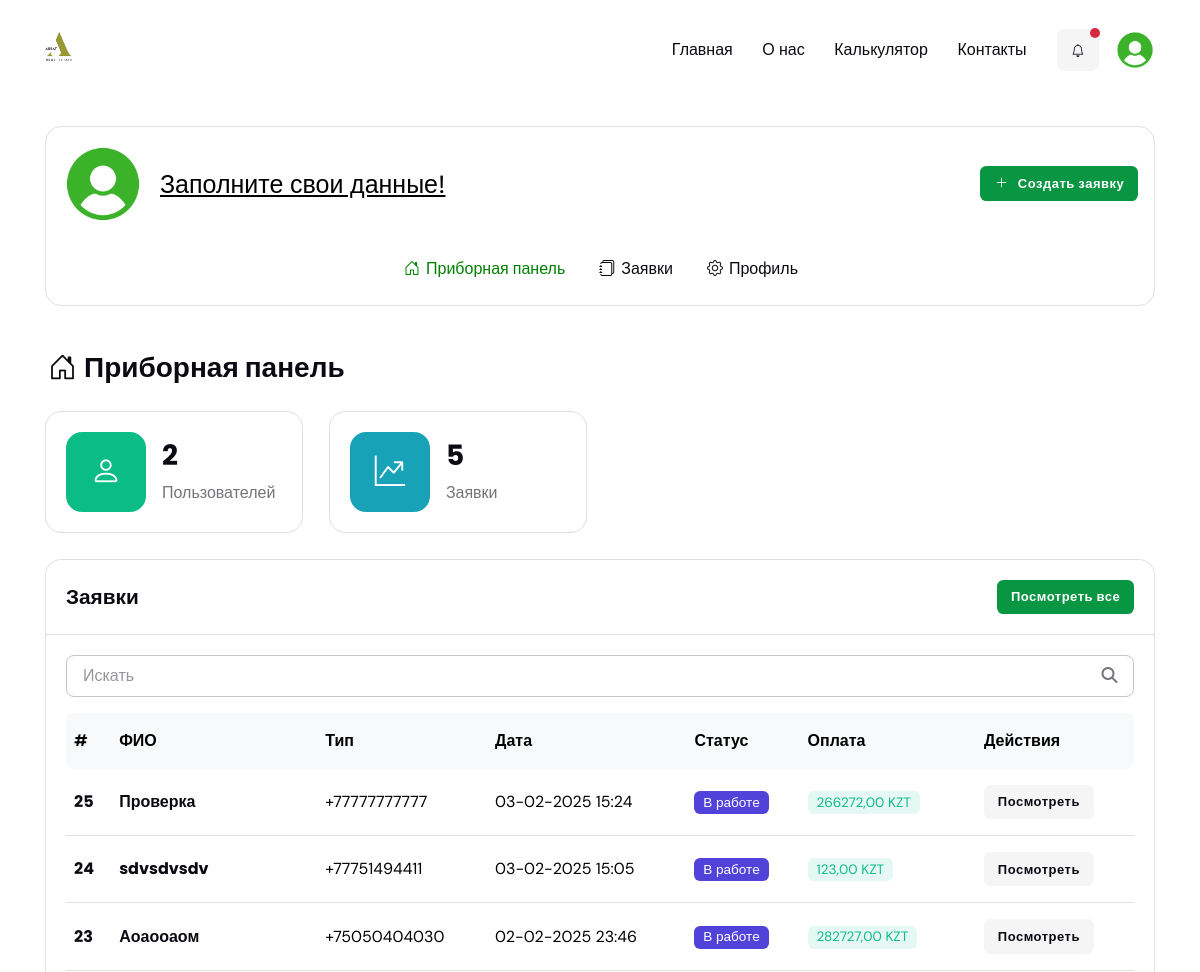
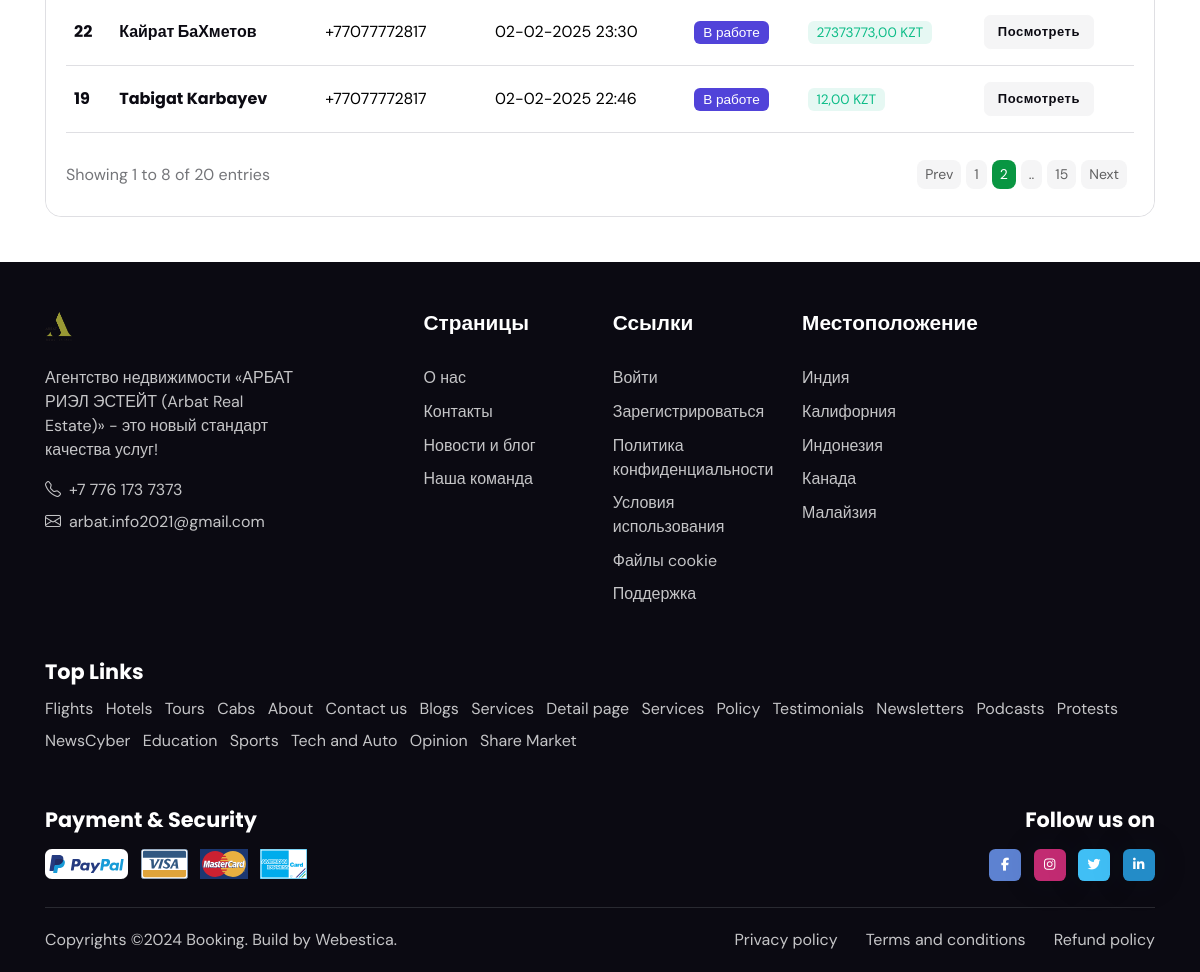
Page /managers/ on the committed database (2 pictures, top to bottom).
### applications/models.py (models this page shows, shortened)
class MortgageApplication(models.Model):
    STATUS_CHOICES = (
        ('in_work', 'В работе'),
        ('first_approved', 'Первоначальное одобрение'),
        ('approved', 'Одобрено'),
        ('rejected', 'Не одобрено'),
    )
    realtor = models.ForeignKey(
        CustomUser,
        on_delete=models.CASCADE,
        related_name='applications',
        verbose_name="Риэлтор"
    )
    manager = models.ForeignKey(
        CustomUser,
        on_delete=models.SET_NULL,
        related_name='managed_applications',
        blank=True,
        null=True,
        verbose_name="Менеджер"
    )
    full_name = models.CharField(max_length=255, verbose_name='ФИО')
    iin = models.PositiveBigIntegerField(blank=True, null=True)
    phone_number = models.CharField(max_length=25, verbose_name='Номер телефона')
    amount = models.DecimalField(max_digits=12, decimal_places=2, verbose_name='Сумма ипотеки')
    down_payment = models.DecimalField(max_digits=12, decimal_places=2, verbose_name='Первоначальный взнос')
    mortgage_term = models.IntegerField(verbose_name='Срок ипотеки')
    city = models.CharField(max_length=100, verbose_name='Город')
    status = models.CharField(choices=STATUS_CHOICES, blank=True, max_length=50, default='in_work', verbose_name='Статус')
    code = models.CharField(max_length=10, blank=True, null=True, verbose_name='Код заявки')
    code_requested = models.BooleanField(default=False, verbose_name="Код запрошен")
    created_at = models.DateTimeField(auto_now_add=True, verbose_name='Создано')
    class Meta:
        verbose_name = 'Заявка на ипотеку'
        verbose_name_plural = 'Заявки на ипотеку'

### managers/views.py (the view)
# urls.py: path('', IndexView.as_view(), name='index'),
class IndexView(TemplateView):
    template_name = 'app/managers/index.html'
    def get_context_data(self, **kwargs):
        context = super().get_context_data(**kwargs)
        applications = (
            MortgageApplication.objects.annotate(
                priority=Case(
                    When(status='in_work', then=0),
                    When(status='first_approved', then=1),
                    When(status='approved', then=2),
                    When(status='rejected', then=3),
                    default=4,
                    output_field=IntegerField(),
                )
            )
            .order_by('priority', '-created_at')
        )
        paginator = Paginator(applications, 7)  # 7 заявок на страницу
        page = self.request.GET.get('page', 1)
        try:
            paginated_applications = paginator.page(page)
        except PageNotAnInteger:
            paginated_applications = paginator.page(1)
        except EmptyPage:
            paginated_applications = paginator.page(paginator.num_pages)
        context.update({
            'user_count': CustomUser.objects.count(),
            'applications': paginated_applications,  # Пагинированные заявки
            'applications_count': applications.count(),  # Общее количество заявок
        })
        return context

### templates/app/managers/index.html (shortened to what this page needs)
{% extends 'app/base.html' %}
{% load static %}
{% block content %}
<main>
    <section class="pt-4">
        <div class="container">
            <div class="card rounded-3 border p-3 pb-2">
                <div class="d-sm-flex align-items-center">
                    <div class="avatar avatar-xl mb-2 mb-sm-0">
                        <img class="avatar-img rounded-circle"
                             src="{% if user.photo %} {{ user.photo.url }} {% else %} {% static 'website/images/user.png' %}{% endif %}"
                             alt="">
                    </div>
                    <h4 class="mb-2 mb-sm-0 ms-sm-3"><span class="fw-light">{% if user.first_name %} Здравствуй,</span>
                        {{ user.first_name }} {{ user.last_name }} 👋 {% else %} <a
                                style="color: black; font-size: 25px; text-decoration: underline;"
                                href="{% url 'users:profile' %}">Заполните свои данные!</a>{% endif %}</h4>
                    <a href="{% url 'realtors:create-request' %}" class="btn btn-sm mb-0 ms-auto flex-shrink-0"
                       style="background-color: #099642; color: white;"><i class="bi bi-plus-lg fa-fw me-2"></i>Создать
                        заявку</a>
                </div>
                <div class="offcanvas-xl offcanvas-end mt-xl-3" tabindex="-1" id="dashboardMenu">
                    <div class="offcanvas-body p-3 p-xl-0" style="justify-content: center;">
                        <div class="navbar navbar-expand-xl">
                            <ul class="navbar-nav navbar-offcanvas-menu">
                                <li class="nav-item"><a class="nav-link active" href="{% url 'managers:index' %}"><i
                                        class="bi bi-house-door fa-fw me-1"></i>Приборная панель</a></li>
                                <li class="nav-item"><a class="nav-link"
                                                        href="{% url 'managers:all-applications'  %}"><i
                                        class="bi bi-journals fa-fw me-1"></i>Заявки</a></li>
                                <li><a class="nav-link" href="{% url 'users:profile' %}"><i
                                        class="bi bi-gear fa-fw me-1"></i>Профиль</a>
                                </li>
                            </ul>
                        </div>
                    </div>
                </div>
            </div>
        </div>
    </section>
    <section class="pt-0">
        <div class="container vstack gap-4">
            <div class="row">
                <div class="col-12">
                    <h1 class="fs-4 mb-0"><i class="bi bi-house-door fa-fw me-1"></i>Приборная панель</h1>
                </div>
            </div>
            <div class="row g-4">
                <div class="col-sm-6 col-xl-3">
                    <div class="card card-body border">
                        <div class="d-flex align-items-center">
                            <div class="icon-xl bg-success rounded-3 text-white">
                                <i class="bi bi-person"></i>
                            </div>
                            <div class="ms-3">
                                <h4>{{ user_count }}</h4>
                                <span>Пользователей</span>
                            </div>
                        </div>
                    </div>
                </div>
                <div class="col-sm-6 col-xl-3">
                    <div class="card card-body border">
                        <div class="d-flex align-items-center">
                            <div class="icon-xl bg-info rounded-3 text-white">
                                <i class="bi bi-graph-up-arrow"></i>
                            </div>
                            <div class="ms-3">
                                <h4>{{ applications_count }}</h4>
                                <span>Заявки</span>
                            </div>
                        </div>
                    </div>
                </div>
            </div>
            <div class="row">
                <div class="col-12">
                    <div class="card border rounded-3">
                        <div class="card-header border-bottom">
                            <div class="d-sm-flex justify-content-between align-items-center">
                                <h5 class="mb-2 mb-sm-0">Заявки</h5>
                                <a href="{% url 'managers:all-applications' %}" class="btn btn-sm mb-0"
                                   style="background-color: #099642; color: white;">Посмотреть
                                    все</a>
                            </div>
                        </div>
                        <div class="card-body">
                            <div class="row g-3 align-items-center justify-content-between mb-3">
                                <div class="col-md-12">
                                    <form class="rounded position-relative">
                                        <input id="search-input" class="form-control pe-5" type="search"
                                               placeholder="Искать" aria-label="Искать">
                                        <button class="btn border-0 px-3 py-0 position-absolute top-50 end-0 translate-middle-y"
                                                type="submit">
                                            <i class="fas fa-search fs-6"></i>
                                        </button>
                                    </form>
                                </div>
                            </div>
                            <div class="table-responsive border-0">
                                <table class="table align-middle p-4 mb-0 table-hover table-shrink">
                                    <thead class="table-light">
                                    <tr>
                                        <th scope="col" class="border-0 rounded-start">#</th>
                                        <th scope="col" class="border-0">ФИО</th>
                                        <th scope="col" class="border-0">Тип</th>
                                        <th scope="col" class="border-0">Дата</th>
                                        <th scope="col" class="border-0">Статус</th>
                                        <th scope="col" class="border-0">Оплата</th>
                                        <th scope="col" class="border-0 rounded-end">Действия</th>
                                    </tr>
                                    </thead>
                                    <tbody class="border-top-0">
                                    {% for application in applications %}
                                    <tr>
                                        <td><h6 class="mb-0">{{ application.id }}</h6></td>
                                        <td><h6 class="mb-0"><a
                                                href="{% url 'managers:application-detail' application.pk %}">{{ application.full_name }}</a></h6></td>
                                        <td> {{ application.phone_number }}</td>
                                        <td> {{ application.created_at|date:"d-m-Y H:i" }}</td>
                                        <td>
                                            <div class="badge
                                                {% if application.status == 'in_work' %}text-bg-primary
                                                {% elif application.status == 'first_approved' %}text-bg-warning
                                                {% elif application.status == 'approved' %}text-bg-success
                                                {% elif application.status == 'rejected' %}text-bg-danger
                                                {% else %}text-bg-secondary
                                                {% endif %}">
                                                {{ application.get_status_display }}
                                            </div>
                                        </td>
                                        <td>
                                            <div class="badge bg-success bg-opacity-10 text-success">{{ application.amount }} KZT
                                            </div>
                                        </td>
                                        <td><a href="{% url 'managers:application-detail' application.pk %}"
                                               class="btn btn-sm btn-light mb-0">Посмотреть</a></td>
                                    </tr>
                                    {% empty %}
                                    <p>У вас нет заявок.</p>
                                    {% endfor %}
                                    </tbody>
                                </table>
                            </div>
                        </div>
                        <div class="card-footer pt-0">
                            <div class="d-sm-flex justify-content-sm-between align-items-sm-center">
                                <p class="mb-sm-0 text-center text-sm-start">Showing 1 to 8 of 20 entries</p>
                                <nav class="mb-sm-0 d-flex justify-content-center" aria-label="navigation">
                                    <ul class="pagination pagination-sm pagination-primary-soft mb-0">
                                        <li class="page-item disabled">
                                            <a class="page-link" href="#" tabindex="-1">Prev</a>
                                        </li>
                                        <li class="page-item"><a class="page-link" href="#">1</a></li>
                                        <li class="page-item active"><a class="page-link" href="#">2</a></li>
                                        <li class="page-item disabled"><a class="page-link" href="#">..</a></li>
                                        <li class="page-item"><a class="page-link" href="#">15</a></li>
                                        <li class="page-item">
                                            <a class="page-link" href="#">Next</a>
                                        </li>
                                    </ul>
                                </nav>
                            </div>
                        </div>
                    </div>
                </div>
            </div>
        </div>
    </section>
</main>
{% endblock %}

### rows in the picture
MortgageApplication: id "25", full_name "Проверка", phone_number "+77777777777", created_at "03-02-2025 15:24", status "В работе", amount "266272,00"
MortgageApplication: id "24", full_name "sdvsdvsdv", phone_number "+77751494411", created_at "03-02-2025 15:05", status "В работе", amount "123,00"
MortgageApplication: id "23", full_name "Аоаооаом", phone_number "+75050404030", created_at "02-02-2025 23:46", status "В работе", amount "282727,00"
MortgageApplication: id "22", full_name "Кайрат БаХметов", phone_number "+77077772817", created_at "02-02-2025 23:30", status "В работе", amount "27373773,00"
MortgageApplication: id "19", full_name "Tabigat Karbayev", phone_number "+77077772817", created_at "02-02-2025 22:46", status "В работе", amount "12,00"

### other values in the picture
{{ user_count }} "2"
{{ applications_count }} "5"
